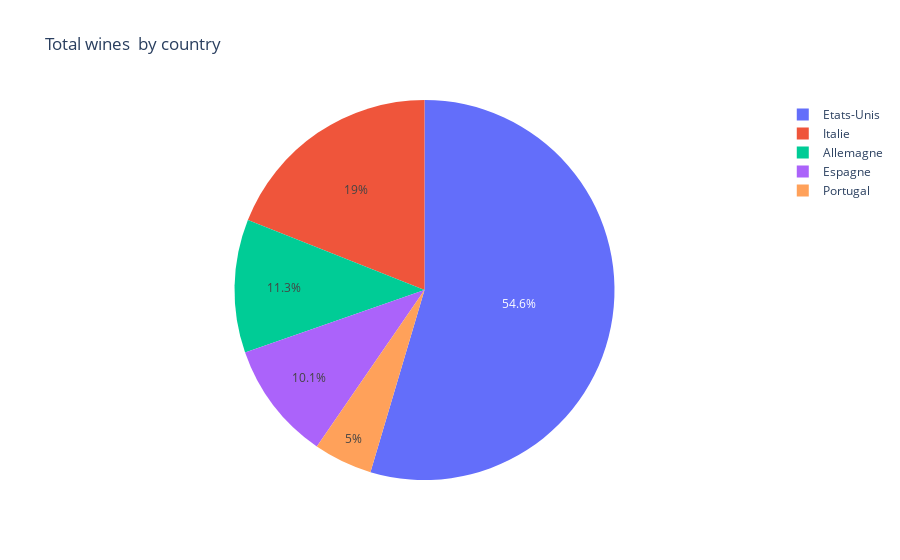

Notebook source saved alongside this figure:
### Markdown cell above
number of wines per users

### Code cell
px.pie(df,values='wines_per_user',names='country_name',title='Total wines  by country')

### Figure 1 — Plotly figure (JSON) as saved in the notebook; plotly's stock layout.template omitted (floating-point values rounded to 4 significant figures)
{"data": [{"domain": {"x": [0, 1], "y": [0, 1]}, "hovertemplate": "country_name=%{label}<br>wines_per_user=%{value}<extra></extra>", "labels": ["Espagne", "Etats-Unis", "Portugal", "Italie", "Allemagne"], "legendgroup": "", "name": "", "showlegend": true, "type": "pie", "values": [2264396, 12273684, 1123535, 4270717, 2549989]}], "layout": {"legend": {"tracegroupgap": 0}, "title": {"text": "Total wines  by country"}}}
